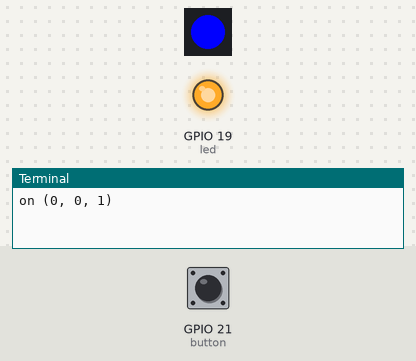
Recording of a program running on a simulated Raspberry Pi (BCM pin numbers). Parts: 1 RGB LEDs in strip order, left to right, output pins drawn as LEDs (lit = HIGH), the last lines printed to the terminal. Inputs (shaded band) come from the test bench; at power-on: GPIO 21 (button) HIGH.

Above: at 0.1 s.
At 5.6 s:
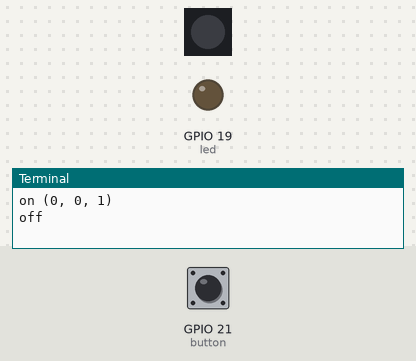
5.7 s: GPIO 21 (button) pulled LOW for 0.15 s
At 7.3 s:
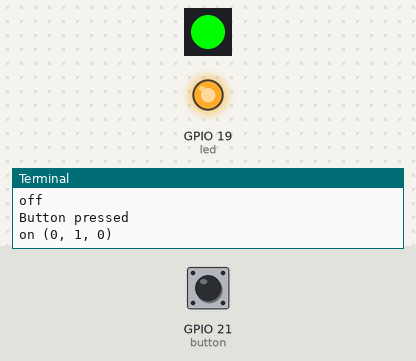
Timing chart, 0 to 19.5 s (numbered marks = the images above; inputs shaded):
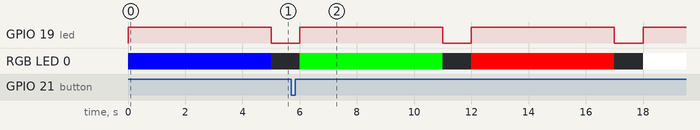

Measured:
- by itself, GPIO 19 (led): alternates HIGH for 5.0 s and LOW for 1.0 s

The program:

led_rgb_led_button_async.py
```python
# python -m venv_led_rgb_led_button_async
# source venv_led_rgb_led_button_async/bin/activate
# pip install gpiozero lgpio / pip install -r requirements_led_rgb_led_button_async.txt

import asyncio
# requires 'gpiozero' ('python3-gpiozero')
from gpiozero import LED, Button, RGBLED

button = Button(21)
led = LED(19)
led_rgb = RGBLED(5, 6, 13)


async def led_animation():
    while True:
        for color in [(0, 0, 1), (0, 1, 0), (1, 0, 0), (1, 1, 1)]:
            print("on", color)
            led.on()
            led_rgb.on()
            led_rgb.color = color
            await asyncio.sleep(5)
            print("off")
            led.off()
            led_rgb.off()
            await asyncio.sleep(1)


async def monitor_button():
    while True:
        if button.is_active:
            print("Button pressed")
            # Small delay for button debounce
            await asyncio.sleep(0.5)
        # Small delay to prevent busy-waiting
        await asyncio.sleep(0.1)


async def main():
    await asyncio.gather(
        led_animation(),
        monitor_button(),
    )


if __name__ == '__main__':
    asyncio.run(main())
```
